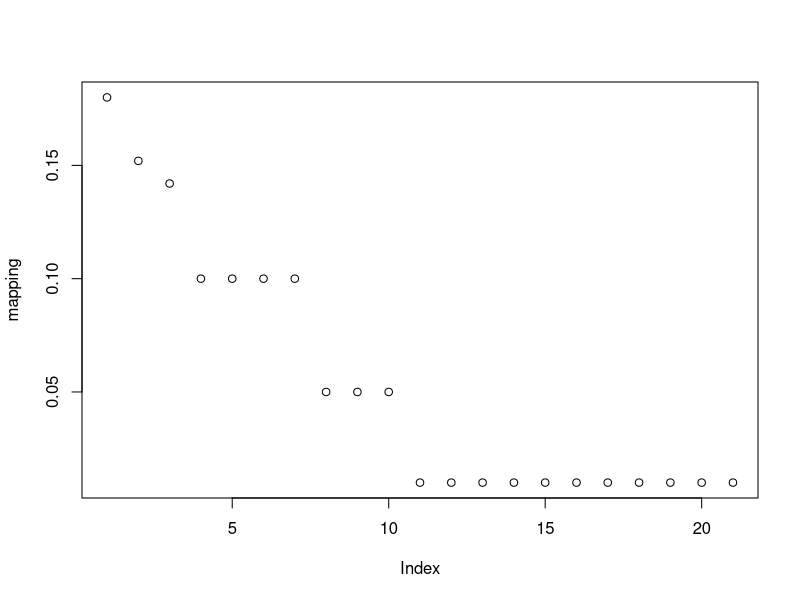

Write R code to recreate this figure. (Note: this script raises an error after producing the figure.)
# Posts - uniform posts (wall/group), flashmob posts (wall/group), photo (album)
# Comments - on uniform/flashmob posts in wall and group
# Likes - on uniform/flashmob posts in wall and group, photos in album, and comments in wall and group.
# 50% people are "deleters"  

(tweets = 67200000)
(undeleted = tweets*0.976)
(deleted = tweets*0.024)

## Posts ##
(ud_posts = undeleted * (0.514 + 0.035))
(d_posts = deleted * (0.556 + 0.06))
(perc_d_posts = round(d_posts/(ud_posts + d_posts),3) * 100)

# uniform posts in groups and walls, 
# flashmob events, i.e., spikes in posts. 
# uniform photos in albums
# TARGET: 2.7% posts deleted across the simulation period. 
# Adjusted target: 5.4% as only 50% people can delete posts. 

# uniform/flashmob posts in walls and groups have unif(0,20) comments 
# this is used to determine a probability of deletion 
# photos in album use flat probability 
mapping = c(18,15.2,14.2,10,10,10,10,5,5,5,1,1,1,1,1,1,1,1,1,1,1)/100
mean(mapping) # 0.054
plot(mapping) 

ggplot(data = data.frame(x = 0:20,
                         y = mapping,
                         yend = rep(0,21)),
       aes(x = x, y = y, xend = x, yend = yend)) +
  geom_point() +
  geom_segment() +
  scale_x_continuous(name="comments",
                
                     limits = c(-0.5, 20.5)) +
  scale_y_continuous(name="probability",
                     limits = c(0.0,0.2)) +
  theme_bw() +
  ggtitle("comment-probability post deleted mapping\n") +
  theme(plot.title = element_text(hjust = 0.5),
        text = element_text(size = 12))
  
ldbc = "/Users/jackwaudby/Documents/ldbc/ldbc_snb_datagen/tuning/figs/"
ggsave(paste0(ldbc,"comment.pdf"))

n = 11000  #sf1
is_deleted = rep(F,n)
postComms = rep(0,n)
for (i in 1:n) {
  postComms[i] = sample(1:21,1,replace = T) - 1
  if (runif(1) < 0.5) {
     if(runif(1) < mapping[postComms[i] + 1]) {
      # if(runif(1) < 0.052) { # photos
       is_deleted [i] = T
    }
  }
}
(prop_deleted = sum(is_deleted )/n) # ~0.027
hist(postComms[which(is_deleted ==T)]) #TODO: ggplot

## Comments ##
# Photos in albums do not have comments.
(ud_comments = undeleted * 0.264)
(d_comments = deleted * 0.194)
(perc_d_comments = round(d_comments/(ud_comments + d_comments),3) * 100)
# TARGET: 1.8% comment deleted across the simulation period. 

## Likes ##
## Happen on posts, photos, and comments in all forum types.
(ud_likes = undeleted * 0.188)
(d_likes = deleted * 0.191)
(perc_d_likes = round(d_likes/(ud_likes + d_likes),3) * 100)
# TARGET: 2.4% likes deleted across the simulation period. 

## Forum ##
# Only groups and albums can be removed 
# TARGET: 1% forums deleted across the simulation period. 

## Memberships ##
# Only memberships in groups can be removed 
# TARGET: 5% memberships deleted across the simulation period. 

## Temporal Distribution ##
# used by posts/photos, comments, and likes
minutes = c(0,0.5,1,5,10,20,30,40,60,120,300,1440,2880,4320,5760,7200,8460,10080)
p = c(0,.17,.22,.38,.46,.54,.586,.61,.652,.752,.812,.891,.949,.973,.986,.994,0.998,1)
cbind(minutes,p)
# TODO: change absolute path 
ldbc = "/Users/jackwaudby/Documents/ldbc/ldbc_snb_datagen/src/main/resources/dictionaries/"
write.table(p, file = paste0(ldbc,"powerLawActivityDeleteDate.txt"), row.names = FALSE, col.names = FALSE)

powerLawActivityDelete = function() {
  r = runif(1)
  for (i in 1:length(p)) {
   if (r < p[i]) {
     lower = minutes[i-1]
     upper = minutes[i]
     x = lower + (upper-lower) * runif(1)
     break
    }
  }
  return(x)
}

draw = rep(0,10000)
for (i in 1:length(draw)) {
  draw[i] = powerLawActivityDelete()
}
mean(draw)/60
sqrt(var(draw))/60
plot(minutes,p,type="l") 

ggplot(data = data.frame(x = minutes,y = p),
       aes(x = x, y = y)) +
  geom_line() +
  scale_x_continuous(name="x (minutes)",
                     limits = c(0, 10100)) +
  scale_y_continuous(name="F(x)",
                     limits = c(0.0,1.0)) +
  theme_bw() +
  ggtitle("cdf post deletion since creation\n") +
  theme(plot.title = element_text(hjust = 0.5),
        text = element_text(size = 12))

ldbc = "/Users/jackwaudby/Documents/ldbc/ldbc_snb_datagen/tuning/figs/"
ggsave(paste0(ldbc,"post_temporal.pdf"))

dev.off()
